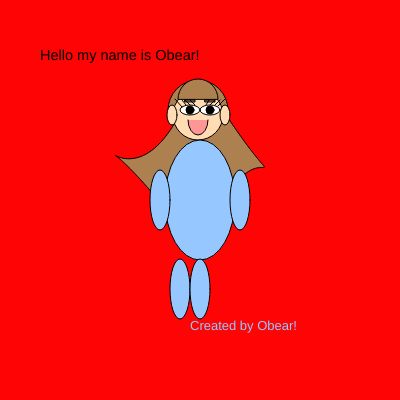
Frame 1 (no input)
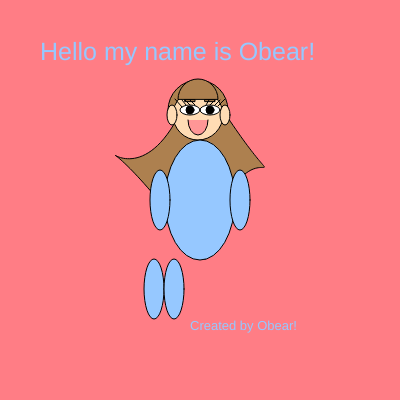
Frame 60 (no input)
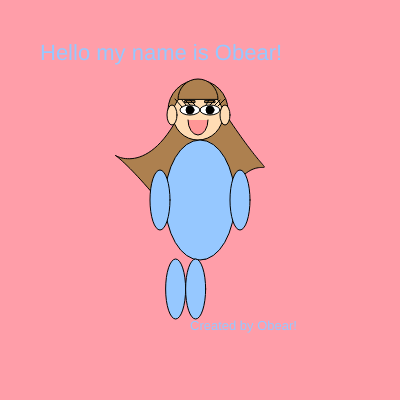
Frame 120 (the mouse pressed at the canvas centre since frame 60)

The p5.js sketch that drew these frames (run headless with seeded random() and noise() and a simulated clock; from frame 60 on, the mouse is pressed at the canvas centre):

// p5.js sketch
// ── sketch.js
let legX = 190;
let eyebrowOffset = 0;
let bgColor; // Declare bgColor variable
let textSizeMultiplier = 1; // Initial text size multiplier
let textSizeIncrement = 0.1; // Increment for text size change

function setup() {
  createCanvas(400, 400)// Background color (red)
  bgColor = color(255, 0, 0); 
}

function draw() {
  //reset the background color
  if (frameCount % 300 === 0) {
    bgColor = color(255, 0, 0); 
  } else {
    //Change background color from red to pink
    bgColor = lerpColor(bgColor, color(255, 182, 193), 0.02);
  }

  background(bgColor);
  textSizeMultiplier += textSizeIncrement;

  if (textSizeMultiplier > 5 || textSizeMultiplier < 0) {
    textSizeIncrement *= -1;
  }

  textSize(9 + 5 * textSizeMultiplier);
  text("Hello my name is Obear!", 40, 60);

  // Hair
  fill(173, 128, 79); // Hair color light brown
  beginShape();
  vertex(190, 90);
  bezierVertex(130, 250, 50, 50, 205, 260); 
  bezierVertex(250, 80, 310, 250, 210, 90);
  endShape();

  // Hair 2 back
  fill(173, 128, 79); // Hair color light brown
  arc(198, 110, 60, 60, PI, TWO_PI, CHORD);

  // Head
  fill(255, 220, 180);
  circle(198, 115, 50);

  // Hair 3 bangs
  fill(173, 128, 79); // Hair color light brown
  arc(198, 99, 40, 40, PI, TWO_PI, CHORD);

  // Nose
  fill(255, 150, 150);
  triangle(200, 200, 195, 200, 205, 220);

  // Ears
  fill(255, 220, 180);
  ellipse(172, 115, 10, 20);
  ellipse(225, 115, 10, 20);

  // Eyes
  fill(255);
  ellipse(210, 110, 20, 10);
  ellipse(190, 110, 20, 10);

  // Pupils
  fill(0);
  circle(190, 110, 8);
  circle(210, 110, 8);

  // Eyebrows
  fill(173, 128, 79); // same color as hair light brown
  rect(185, 100 - eyebrowOffset, 10, 2);
  rect(205, 100 - eyebrowOffset, 10, 2);

  // Eyelashes
  fill(0);
  // EyelashesLeft eye
  line(175, 99, 182, 107);
  line(182, 100, 186, 105);
  line(185, 100, 190, 105);
  line(190, 100, 195, 105);
  // EyelashesRight eye
  line(225, 99, 218, 106);
  line(209, 100, 206, 105);
  line(215, 100, 210, 105);
  line(220, 100, 215, 105);

  // Mouth
  fill(255, 150, 150);
  arc(198, 120, 20, 30, 0, PI);

  // Body
  fill(150, 200, 255); 
  // Blue body color
  ellipse(200, 200, 70, 120);

  // Arms
  fill(150, 200, 255);
  //matching body color
  ellipse(160, 200, 20, 60);
  ellipse(240, 200, 20, 60);
  // Legs
  fill(150, 200, 255);
  // Matching body color
  ellipse(legX - 10, 289, 20, 60);
  ellipse(legX + 10, 289, 20, 60);

  //legx bouncing effect
  legX += 2 * cos(frameCount * 0.08); 
  //speed of movement
  // legX within canvas bounds
  legX = constrain(legX, 50, width -50);
  // eyebrowOffset bouncing effect
  eyebrowOffset = 2 * sin(frameCount * 0.05); 
  //speed of movement

  textSize(13);
  text("Created by Obear!", 190, 330)
}
